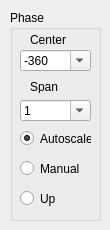
       <widget class="QWidget" name="page_2">
        <widget class="QGroupBox" name="phase_groupBox">
         <property name="geometry">
          <rect>
           <x>10</x>
           <y>10</y>
           <width>91</width>
           <height>211</height>
          </rect>
         </property>
         <property name="title">
          <string>Phase</string>
         </property>
         <property name="flat">
          <bool>false</bool>
         </property>
         <widget class="QRadioButton" name="phase_autoscale_radioButton">
          <property name="geometry">
           <rect>
            <x>10</x>
            <y>120</y>
            <width>71</width>
            <height>17</height>
           </rect>
          </property>
          <property name="text">
           <string>Autoscale</string>
          </property>
          <property name="checked">
           <bool>true</bool>
          </property>
         </widget>
         <widget class="QRadioButton" name="phase_manual_radioButton">
          <property name="geometry">
           <rect>
            <x>10</x>
            <y>150</y>
            <width>61</width>
            <height>17</height>
           </rect>
          </property>
          <property name="text">
           <string>Manual</string>
          </property>
         </widget>
         <widget class="QRadioButton" name="phase_up_radioButton">
          <property name="geometry">
           <rect>
            <x>10</x>
            <y>180</y>
            <width>61</width>
            <height>17</height>
           </rect>
          </property>
          <property name="text">
           <string>Up</string>
          </property>
         </widget>
         <widget class="QLabel" name="label_10">
          <property name="geometry">
           <rect>
            <x>20</x>
            <y>20</y>
            <width>61</width>
            <height>20</height>
           </rect>
          </property>
          <property name="text">
           <string>Center</string>
          </property>
         </widget>
         <widget class="QComboBox" name="phase_center_comboBox">
          <property name="geometry">
           <rect>
            <x>10</x>
            <y>40</y>
            <width>71</width>
            <height>21</height>
           </rect>
          </property>
          <property name="editable">
           <bool>true</bool>
          </property>
          <item>
           <property name="text">
            <string>-360</string>
           </property>
          </item>
          <item>
           <property name="text">
            <string>-180</string>
           </property>
          </item>
          <item>
           <property name="text">
            <string>-90</string>
           </property>
          </item>
          <item>
           <property name="text">
            <string>-45</string>
           </property>
          </item>
          <item>
           <property name="text">
            <string>-20</string>
           </property>
          </item>
          <item>
           <property name="text">
            <string>-10</string>
           </property>
          </item>
          <item>
           <property name="text">
            <string>-5</string>
           </property>
          </item>
          <item>
           <property name="text">
            <string>-3</string>
           </property>
          </item>
          <item>
           <property name="text">
            <string>-1</string>
           </property>
          </item>
          <item>
           <property name="text">
            <string>0</string>
           </property>
          </item>
          <item>
           <property name="text">
            <string>1</string>
           </property>
          </item>
          <item>
           <property name="text">
            <string>3</string>
           </property>
          </item>
          <item>
           <property name="text">
            <string>5</string>
           </property>
          </item>
          <item>
           <property name="text">
            <string>10</string>
           </property>
          </item>
          <item>
           <property name="text">
            <string>20</string>
           </property>
          </item>
          <item>
           <property name="text">
            <string>45</string>
           </property>
          </item>
          <item>
           <property name="text">
            <string>90</string>
           </property>
          </item>
          <item>
           <property name="text">
            <string>180</string>
           </property>
          </item>
          <item>
           <property name="text">
            <string>360</string>
           </property>
          </item>
         </widget>
         <widget class="QLabel" name="label_11">
          <property name="geometry">
           <rect>
            <x>20</x>
            <y>70</y>
            <width>46</width>
            <height>13</height>
           </rect>
          </property>
          <property name="frameShape">
           <enum>QFrame::NoFrame</enum>
          </property>
          <property name="text">
           <string>Span</string>
          </property>
         </widget>
         <widget class="QComboBox" name="phase_span_comboBox">
          <property name="geometry">
           <rect>
            <x>10</x>
            <y>90</y>
            <width>71</width>
            <height>21</height>
           </rect>
          </property>
          <property name="editable">
           <bool>true</bool>
          </property>
          <item>
           <property name="text">
            <string>1</string>
           </property>
          </item>
          <item>
           <property name="text">
            <string>3</string>
           </property>
          </item>
          <item>
           <property name="text">
            <string>5</string>
           </property>
          </item>
          <item>
           <property name="text">
            <string>10</string>
           </property>
          </item>
          <item>
           <property name="text">
            <string>20</string>
           </property>
          </item>
          <item>
           <property name="text">
            <string>30</string>
           </property>
          </item>
          <item>
           <property name="text">
            <string>45</string>
           </property>
          </item>
          <item>
           <property name="text">
            <string>90</string>
           </property>
          </item>
          <item>
           <property name="text">
            <string>180</string>
           </property>
          </item>
          <item>
           <property name="text">
            <string>360</string>
           </property>
          </item>
         </widget>
        </widget>
       </widget>
